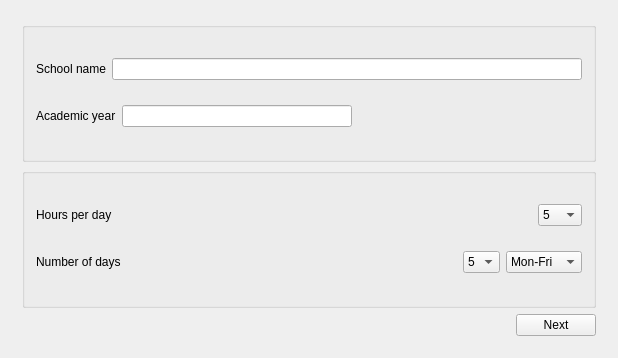
<?xml version="1.0" encoding="UTF-8"?>
<ui version="4.0">
 <class>ThirdPage</class>
 <widget class="QWidget" name="ThirdPage">
  <property name="geometry">
   <rect>
    <x>0</x>
    <y>0</y>
    <width>618</width>
    <height>358</height>
   </rect>
  </property>
  <property name="windowTitle">
   <string>ThirdPage</string>
  </property>
  <layout class="QGridLayout" name="gridLayout_3">
   <item row="0" column="0">
    <widget class="QStackedWidget" name="stackedWidget">
     <property name="currentIndex">
      <number>0</number>
     </property>
     <widget class="QWidget" name="startPage">
      <layout class="QVBoxLayout" name="verticalLayout">
       <item>
        <widget class="QGroupBox" name="groupBox">
         <property name="title">
          <string/>
         </property>
         <layout class="QHBoxLayout" name="horizontalLayout_5">
          <item>
           <layout class="QGridLayout" name="gridLayout">
            <item row="0" column="0">
             <layout class="QHBoxLayout" name="horizontalLayout_2">
              <item>
               <widget class="QLabel" name="ShoolNameLabel">
                <property name="text">
                 <string>School name</string>
                </property>
               </widget>
              </item>
              <item>
               <widget class="QLineEdit" name="SchoolNameLineEdit"/>
              </item>
             </layout>
            </item>
            <item row="1" column="0">
             <layout class="QHBoxLayout" name="horizontalLayout">
              <item>
               <widget class="QLabel" name="AcademicYearLabel">
                <property name="text">
                 <string>Academic year</string>
                </property>
               </widget>
              </item>
              <item>
               <widget class="QLineEdit" name="AcademicYearLineEdit"/>
              </item>
              <item>
               <spacer name="horizontalSpacer">
                <property name="orientation">
                 <enum>Qt::Horizontal</enum>
                </property>
                <property name="sizeHint" stdset="0">
                 <size>
                  <width>40</width>
                  <height>20</height>
                 </size>
                </property>
               </spacer>
              </item>
             </layout>
            </item>
           </layout>
          </item>
         </layout>
        </widget>
       </item>
       <item>
        <widget class="QGroupBox" name="groupBox_2">
         <property name="title">
          <string/>
         </property>
         <layout class="QHBoxLayout" name="horizontalLayout_6">
          <item>
           <layout class="QGridLayout" name="gridLayout_2">
            <item row="0" column="0">
             <layout class="QHBoxLayout" name="horizontalLayout_3">
              <item>
               <widget class="QLabel" name="label">
                <property name="text">
                 <string>Hours per day</string>
                </property>
               </widget>
              </item>
              <item>
               <spacer name="horizontalSpacer_2">
                <property name="orientation">
                 <enum>Qt::Horizontal</enum>
                </property>
                <property name="sizeHint" stdset="0">
                 <size>
                  <width>40</width>
                  <height>20</height>
                 </size>
                </property>
               </spacer>
              </item>
              <item>
               <widget class="QComboBox" name="comboBox">
                <item>
                 <property name="text">
                  <string>5</string>
                 </property>
                </item>
                <item>
                 <property name="text">
                  <string>6</string>
                 </property>
                </item>
                <item>
                 <property name="text">
                  <string>7</string>
                 </property>
                </item>
                <item>
                 <property name="text">
                  <string>8</string>
                 </property>
                </item>
                <item>
                 <property name="text">
                  <string>9</string>
                 </property>
                </item>
                <item>
                 <property name="text">
                  <string>10</string>
                 </property>
                </item>
               </widget>
              </item>
             </layout>
            </item>
            <item row="1" column="0">
             <layout class="QHBoxLayout" name="horizontalLayout_4">
              <item>
               <widget class="QLabel" name="label_2">
                <property name="text">
                 <string>Number of days</string>
                </property>
               </widget>
              </item>
              <item>
               <spacer name="horizontalSpacer_3">
                <property name="orientation">
                 <enum>Qt::Horizontal</enum>
                </property>
                <property name="sizeHint" stdset="0">
                 <size>
                  <width>40</width>
                  <height>20</height>
                 </size>
                </property>
               </spacer>
              </item>
              <item>
               <widget class="QComboBox" name="comboBox_2">
                <item>
                 <property name="text">
                  <string>5</string>
                 </property>
                </item>
                <item>
                 <property name="text">
                  <string>6</string>
                 </property>
                </item>
                <item>
                 <property name="text">
                  <string>4</string>
                 </property>
                </item>
               </widget>
              </item>
              <item>
               <widget class="QComboBox" name="comboBox_3">
                <item>
                 <property name="text">
                  <string>Mon-Fri</string>
                 </property>
                </item>
                <item>
                 <property name="text">
                  <string>Sun-Thu</string>
                 </property>
                </item>
                <item>
                 <property name="text">
                  <string>Sat-Wed</string>
                 </property>
                </item>
               </widget>
              </item>
             </layout>
            </item>
           </layout>
          </item>
         </layout>
        </widget>
       </item>
       <item>
        <layout class="QHBoxLayout" name="horizontalLayout_7">
         <item>
          <spacer name="horizontalSpacer_4">
           <property name="orientation">
            <enum>Qt::Horizontal</enum>
           </property>
           <property name="sizeHint" stdset="0">
            <size>
             <width>40</width>
             <height>20</height>
            </size>
           </property>
          </spacer>
         </item>
         <item>
          <widget class="QPushButton" name="NextButtonBasicInfo">
           <property name="text">
            <string>Next</string>
           </property>
          </widget>
         </item>
        </layout>
       </item>
      </layout>
     </widget>
    </widget>
   </item>
  </layout>
 </widget>
 <layoutdefault spacing="6" margin="11"/>
 <resources/>
 <connections/>
</ui>
